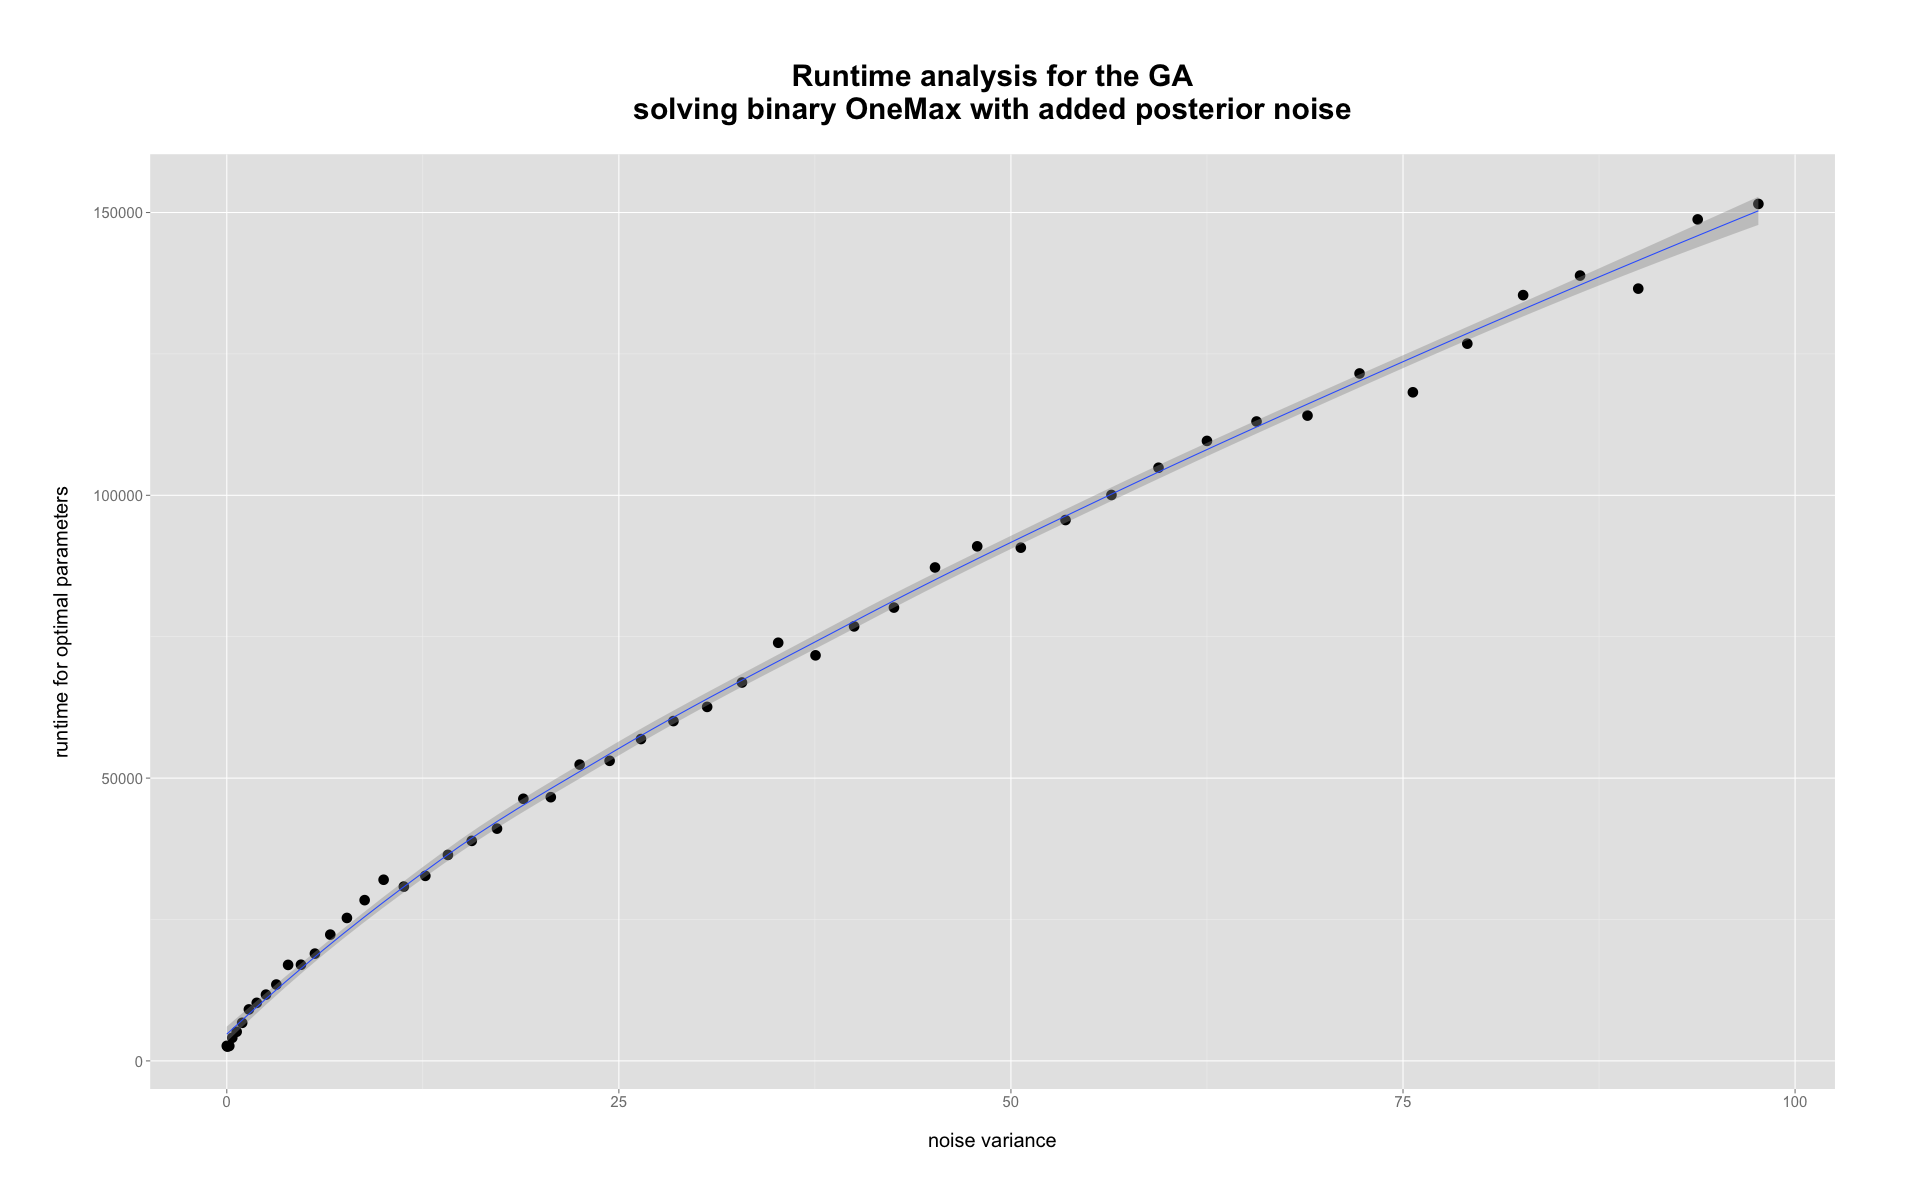

The script that saved this image:
#load libraries

library("ggplot2")
library("scales")
library("grid")

#import and clean data

dataPlot <- read.csv(file = "Runtime/GA_runtime.txt", header = TRUE, sep = " ", skip = 14)
dataPlot$SIGMA <- round(dataPlot$SIGMA^2, 2)

#generate plot

scientific_10 <- function(x) {
  parse(text=gsub("e", " %*% 10^", scientific_format()(x)))
}

png("Runtime/GA_runtime.png", width = 1920, height = 1200, units = "px")
g <- NA
g <- qplot(x = SIGMA, y = N_FITNESS_EVALUATIONS, data = dataPlot) 
g <- g + geom_point(size = 5)
g <- g + geom_smooth(method = loess)
g <- g + theme(plot.margin = unit(c(1,3,1, 1), "cm"))
g <- g + xlab("\nnoise variance\n")
g <- g + ylab("\nruntime for optimal parameters\n")
g <- g + ggtitle("\nRuntime analysis for the GA\nsolving binary OneMax with added posterior noise\n")
g <- g + theme(plot.title = element_text(face="bold", size=30)) 
g <- g + theme(axis.title = element_text(size=20))
g <- g + theme(axis.text.x = element_text(size=15))
g <- g + theme(axis.text.y = element_text(size=15))
g
dev.off()

#clean-up

rm(scientific_10)
rm(g)
rm(dataPlot)